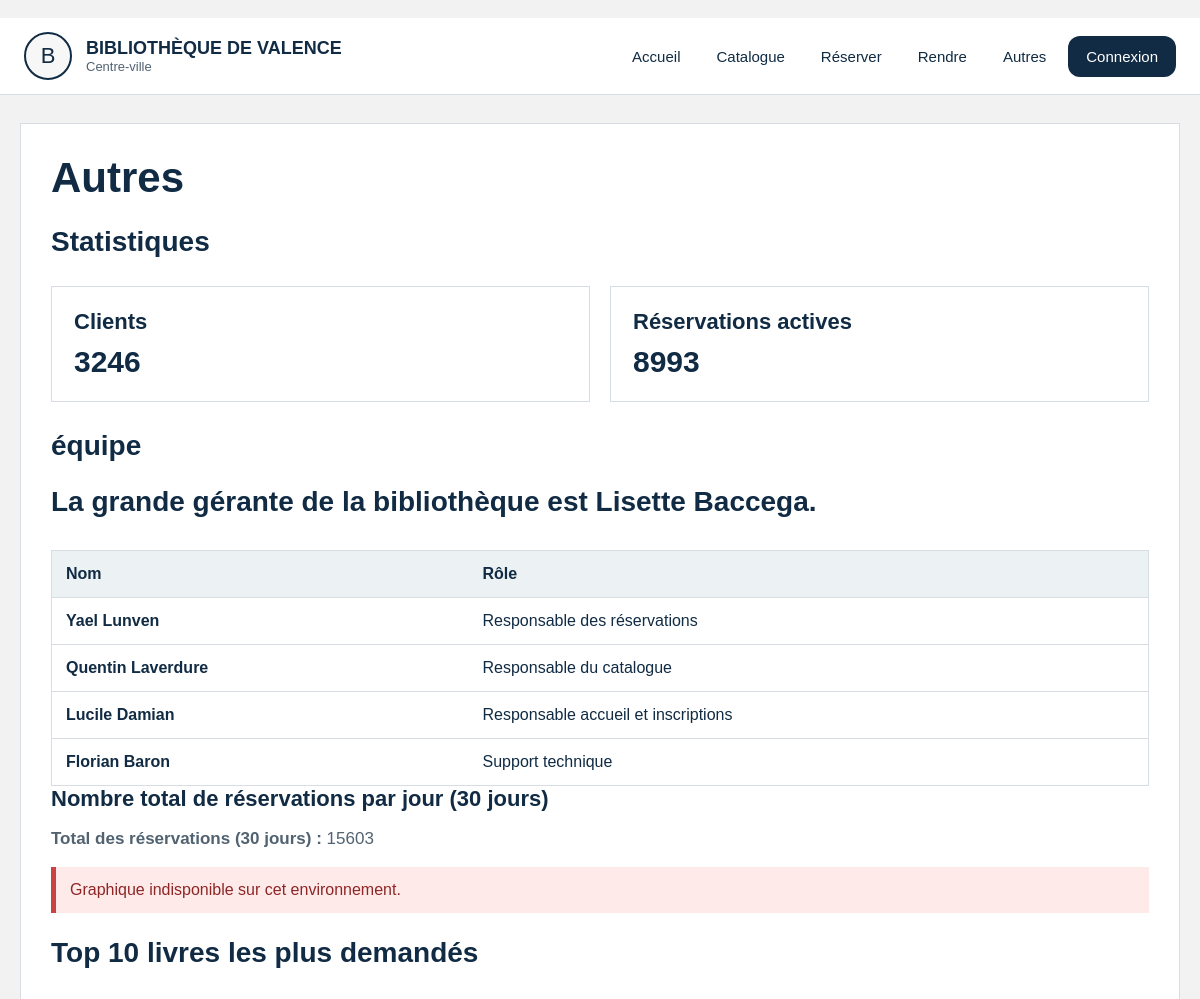
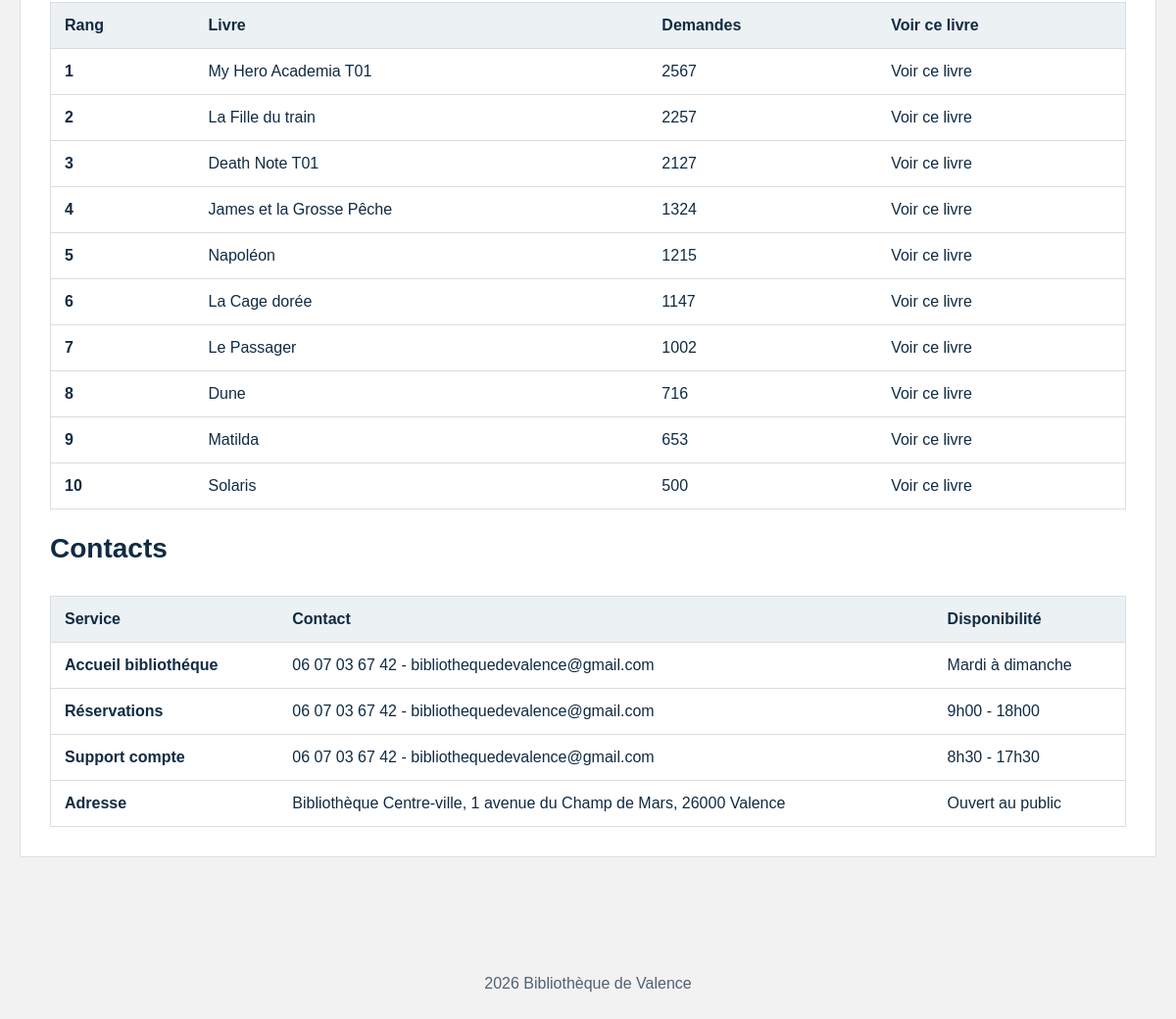
The app's page /statistiques with its own data (2 pictures, top to bottom).
### tables this page shows
CREATE TABLE LIVRE (id_livre INTEGER PRIMARY KEY, nom_livre TEXT, auteur_livre TEXT, maison_edition_livre TEXT, annee_livre NUMERIC, id_categorie NUMERIC REFERENCES CATEGORIE (id_categorie), ISBN_livre NUMERIC, resume TEXT, image TEXT, disponibilité INTEGER, total_exemplaires INTEGER);

### main.py (the view)
@application.route("/autres")
@application.route("/statistiques")
def autres():
    base = bdd()
    nb_clients = int(base.execute("SELECT COUNT(*) FROM CLIENT").fetchone()[0])
    nb_reservations_actives = int(
        base.execute("SELECT COUNT(*) FROM RESERVATION WHERE date_retour_effective IS NULL").fetchone()[0]
    )
    top_livres_demandes = [
        dict(x)
        for x in base.execute(
            """
            SELECT
                l.id_livre,
                l.nom_livre,
                c.nom_categorie,
                COUNT(*) AS nb_demandes
            FROM "LIGNE LIVRE" ll
            JOIN LIVRE l ON l.id_livre = ll.id_livre
            LEFT JOIN CATEGORIE c ON c.id_categorie = l.id_categorie
            GROUP BY l.id_livre, l.nom_livre, c.nom_categorie
            ORDER BY nb_demandes DESC, l.nom_livre ASC
            LIMIT 10
            """
        ).fetchall()
    ]
    for livre in top_livres_demandes:
        livre["slug_categorie"] = faire_slug(livre.get("nom_categorie") or "")
    total_reservations_30j = 0
    aujourd_hui = date.today()
    date_min = aujourd_hui - timedelta(days=29)
    reservations = base.execute(
        "SELECT date_reservation FROM RESERVATION WHERE date_reservation IS NOT NULL"
    ).fetchall()
    compte_par_jour = Counter()
    for ligne in reservations:
        date_brute = str(ligne["date_reservation"] or "").strip()
        if not date_brute:
            continue
        try:
            jour = datetime.strptime(date_brute, "%d/%m/%Y").date()
        except ValueError:
            continue
        if date_min <= jour <= aujourd_hui:
            compte_par_jour[jour] += 1
    stats_30j = []
    for i in range(30):
        jour = date_min + timedelta(days=i)
        nb = int(compte_par_jour.get(jour, 0))
        total_reservations_30j += nb
        stats_30j.append({"date": jour.strftime("%d/%m"), "nb_reservations": nb})
    stats_chart_image = ""
    stats_chart_error = ""
    try:
        figure = Figure(figsize=(8.2, 3.1))
        axe = figure.add_subplot(111)
        labels = [x["date"] for x in stats_30j]
        valeurs = [x["nb_reservations"] for x in stats_30j]
        x = list(range(len(labels)))
        axe.plot(x, valeurs, marker="o", linewidth=2, markersize=4, color="#1f77b4")
        axe.set_title("Nombre total de réservations par jour (30 derniers jours)")
        axe.set_ylabel("Nombre de réservations")
        axe.set_xticks(x[::5], [labels[i] for i in x[::5]])
        axe.grid(axis="y", alpha=0.3)
        tampon = BytesIO()
        figure.tight_layout()
        figure.savefig(tampon, format="png")
        stats_chart_image = base64.b64encode(tampon.getvalue()).decode("utf-8")
    except Exception:
        stats_chart_error = "Graphique indisponible sur cet environnement."
    return render_template(
        "autres.html",
        nb_clients=nb_clients,
        nb_reservations_actives=nb_reservations_actives,
        total_reservations_30j=total_reservations_30j,
        stats_chart_image=stats_chart_image,
        stats_chart_error=stats_chart_error,
        top_livres_demandes=top_livres_demandes,
    )

### fonctions.py (called while the page is built)
def bdd(base_path=BASE_DONNEES):
    if "bdd" not in g:
        g.bdd = sqlite3.connect(base_path)
        g.bdd.row_factory = sqlite3.Row
    return g.bdd

def fermer_bdd(_erreur=None):
    connexion = g.pop("bdd", None)
    if connexion:
        connexion.close()

def faire_slug(texte):
    return "-".join(str(texte).strip().lower().split()) # permet de convertir un m eSSage en message

def categories_menu(base_path=BASE_DONNEES):
    try:
        lignes = bdd(base_path).execute(
            "SELECT id_categorie, nom_categorie FROM CATEGORIE ORDER BY id_categorie"
        ).fetchall()
    except Exception:
        return []
    return [
        {
            "id": l["id_categorie"],
            "nom": l["nom_categorie"],
            "categorie_url": faire_slug(l["nom_categorie"]),
        }
        for l in lignes
    ]

def contexte_global(base_path=BASE_DONNEES):
    return {
        "utilisateur": session.get("utilisateur"),
        "admin_connecte": bool(session.get("admin")),
        "menu_categories": categories_menu(base_path),
    }

### main.py (called while the page is built)
@application.teardown_appcontext
def nettoyage_bdd(_erreur):
    fermer_bdd(_erreur)

@application.context_processor
def injecter_contexte():
    return contexte_global(BASE_DONNEES)

### templates/autres.html (shortened to what this page needs)
﻿{% extends "base.html" %}
{% block content %}
<h1>Autres</h1>
<h2>Statistiques</h2>
<div class="liste-blocs cartes-stats">
    <div class="bloc">
        <h3>Clients</h3>
        <p>{{ nb_clients }}</p>
    </div>
    <div class="bloc">
        <h3>Réservations actives</h3>
        <p>{{ nb_reservations_actives }}</p>
    </div>
</div>
<h2>équipe</h2>
<h2>La grande gérante de la bibliothèque est <strong>Lisette Baccega</strong>.</h2>
<div class="table-conteneur">
    <table class="tableau-horaires">
        <thead>
            <tr>
                <th>Nom</th>
                <th>Rôle</th>
            </tr>
        </thead>
        <tbody>
            <tr>
                <td>Yael Lunven</td>
                <td>Responsable des réservations</td>
            </tr>
            <tr>
                <td>Quentin Laverdure</td>
                <td>Responsable du catalogue</td>
            </tr>
            <tr>
                <td>Lucile Damian</td>
                <td>Responsable accueil et inscriptions</td>
            </tr>
            <tr>
                <td>Florian Baron</td>
                <td>Support technique</td>
            </tr>
        </tbody>
    </table>
</div>
<h3>Nombre total de réservations par jour (30 jours)</h3>
<p><strong>Total des réservations (30 jours) :</strong> {{ total_reservations_30j }}</p>
{% if stats_chart_image %}
<div class="zone-graphe">
    <img alt="Graphique du nombre total de réservations par jour" class="image-graphe">
</div>
{% else %}
<div class="message-erreur">{{ stats_chart_error }}</div>
{% endif %}
<h2>Top 10 livres les plus demandés</h2>
<div class="table-conteneur">
    <table class="tableau-horaires">
        <thead>
            <tr>
                <th>Rang</th>
                <th>Livre</th>
                <th>Demandes</th>
                <th>Voir ce livre</th>
            </tr>
        </thead>
        <tbody>
            {% for livre in top_livres_demandes %}
            <tr>
                <td>{{ loop.index }}</td>
                <td>{{ livre["nom_livre"] }}</td>
                <td>{{ livre["nb_demandes"] }}</td>
                <td>
                    <a href="/catalogue/{{ livre['slug_categorie'] }}?q={{ livre['nom_livre']|urlencode }}">Voir ce livre</a>
                </td>
            </tr>
            {% else %}
            <tr>
                <td colspan="4">Aucune demande pour le moment.</td>
            </tr>
            {% endfor %}
        </tbody>
    </table>
</div>
<h2>Contacts</h2>
<div class="table-conteneur">
    <table class="tableau-horaires">
        <thead>
            <tr>
                <th>Service</th>
                <th>Contact</th>
                <th>Disponibilité</th>
            </tr>
        </thead>
        <tbody>
            <tr>
                <td>Accueil bibliothéque</td>
                <td>06 07 03 67 42 - bibliothequedevalence@gmail.com</td>
                <td>Mardi à dimanche</td>
            </tr>
            <tr>
                <td>Réservations</td>
                <td>06 07 03 67 42 - bibliothequedevalence@gmail.com</td>
                <td>9h00 - 18h00</td>
            </tr>
            <tr>
                <td>Support compte</td>
                <td>06 07 03 67 42 - bibliothequedevalence@gmail.com</td>
                <td>8h30 - 17h30</td>
            </tr>
            <tr>
                <td>Adresse</td>
                <td>Bibliothèque Centre-ville, 1 avenue du Champ de Mars, 26000 Valence</td>
                <td>Ouvert au public</td>
            </tr>
        </tbody>
    </table>
</div>
{% endblock %}

### static/style.css (style rules this page uses)
* { box-sizing:border-box; }
body { margin:0; font-family:Arial, sans-serif; background:var(--fond); color:var(--bleu); }
a { text-decoration:none; color:inherit; }
.bloc-principal h1 { margin:0 0 10px 0; font-size:42px; }
.bloc-principal h2 { margin:24px 0 12px 0; font-size:28px; }
.bloc-principal h3 { margin:0 0 8px 0; font-size:22px; }
.bloc-principal p { color:var(--gris); font-size:17px; }
.liste-blocs { display:grid; grid-template-columns:repeat(auto-fit,minmax(240px,1fr)); gap:20px; margin:28px 0; }
.bloc { display:block; background:var(--blanc); border:1px solid var(--gris-clair); padding:22px; }
.bloc h3 { margin:0 0 10px 0; }
.bloc p { margin:0; }
.tableau-horaires { width:100%; border-collapse:collapse; background:var(--blanc); border:1px solid var(--gris-clair); margin-top:20px; }
.tableau-horaires th, .tableau-horaires td { padding:14px; border-bottom:1px solid var(--gris-clair); text-align:left; }
.tableau-horaires th { background:#ecf1f4; }
.tableau-horaires td:first-child { font-weight:bold; color:var(--bleu); }
.message-erreur { margin:18px 0; padding:14px; background:#ffeaea; color:#8e2626; border-left:5px solid #cb4242; }
.table-conteneur { overflow:auto; }
.cartes-stats .bloc p { font-size:30px; font-weight:bold; color:var(--bleu); }

### records on screen
LIVRE: nom_livre "My Hero Academia T01", nb_demandes "2567"
LIVRE: nom_livre "La Fille du train", nb_demandes "2257"
LIVRE: nom_livre "Death Note T01", nb_demandes "2127"
LIVRE: nom_livre "James et la Grosse Pêche", nb_demandes "1324"
LIVRE: nom_livre "Napoléon", nb_demandes "1215"
LIVRE: nom_livre "La Cage dorée", nb_demandes "1147"
LIVRE: nom_livre "Le Passager", nb_demandes "1002"
LIVRE: nom_livre "Dune", nb_demandes "716"
LIVRE: nom_livre "Matilda", nb_demandes "653"
LIVRE: nom_livre "Solaris", nb_demandes "500"

### other values on screen
{{ nb_clients }} "3246"
{{ nb_reservations_actives }} "8993"
{{ total_reservations_30j }} "15603"
{{ stats_chart_error }} "Graphique indisponible sur cet environnement."
